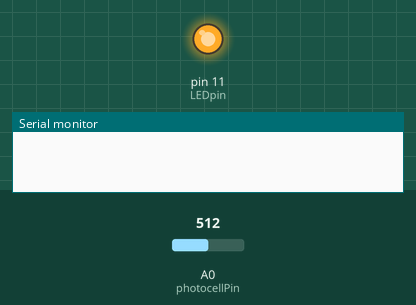
The sketch below on a simulated Arduino Uno, built with avr-gcc and run on an emulated ATmega328P. Parts: output pins drawn as LEDs (lit = HIGH), the last lines printed to the serial monitor. The test bench sets the inputs (shaded band); at power-on: A0 (photocellPin) = 512. At 21.0 s the program stops and its outputs stay as they are.

Above: at 0.1 s.
At 21.1 s:
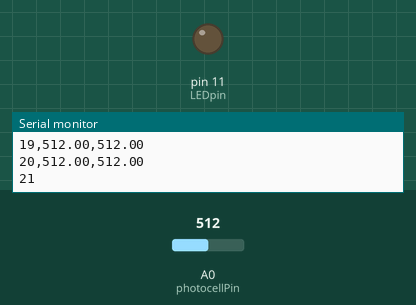
Timing chart, 0 to 22.5 s (numbered marks = the images above):
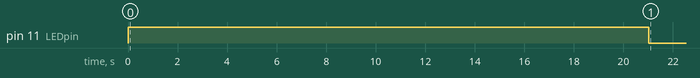

The sketch:

Photometer_python_4.0.ino
```cpp
/* Photometer Sketch for Lydia and Diana's Science One T2 Project 2021 */
#define photocellPin 0    // the cell are connected to a0
float photocellReading;     // the analog reading from the sensor divider
float darkcellReading;
#define LEDpin 11       // connect LED to pin 11 (PWM pin)
//measurement controls;
int dt = 1000;  //1000=a second between each measurement
int k = 0;
int iter = 20; //number of loops

void setup(void) {  //setup runs only once
 // We'll send debugging information via the Serial monitor
Serial.begin(9600);
darkcellReading = analogRead(photocellPin); //takes light reading w/o light
analogWrite(LEDpin,255); //turns on LED to full brightness
}

void loop() {
  // put your main code here, to run repeatedly:
  delay(dt);//delays about 1 sec between measurements
  photocellReading = analogRead(photocellPin); // returns integer value from 0-1023

  // Check if any reads failed and exit early (to try again).
  if (isnan(photocellReading)) {
    Serial.println(F("Failed to read from photosensor...womp womp"));
    return;
  }
  //print values
  Serial.print(k+1);
  Serial.print(",");
  Serial.print(darkcellReading);
  Serial.print(",");
  Serial.println(photocellReading);
  //exit loop
  if (k==iter) {
    analogWrite(LEDpin,0); //turns on LED off
    exit(0);
  }
  k = k + 1;
}
```

Measured:
- by itself, pin 11 (LEDpin): HIGH → LOW at 21.0 s
